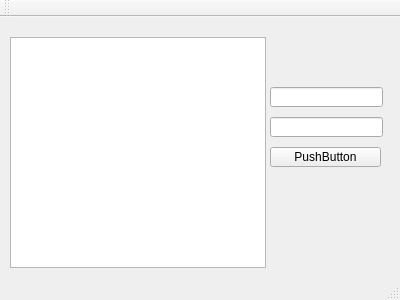
<?xml version="1.0" encoding="UTF-8"?>
<ui version="4.0">
 <class>MainWindow</class>
 <widget class="QMainWindow" name="MainWindow">
  <property name="geometry">
   <rect>
    <x>0</x>
    <y>0</y>
    <width>400</width>
    <height>300</height>
   </rect>
  </property>
  <property name="windowTitle">
   <string>MainWindow</string>
  </property>
  <widget class="QWidget" name="centralWidget">
   <widget class="QLineEdit" name="row">
    <property name="geometry">
     <rect>
      <x>270</x>
      <y>70</y>
      <width>113</width>
      <height>20</height>
     </rect>
    </property>
   </widget>
   <widget class="QPushButton" name="pushButton">
    <property name="geometry">
     <rect>
      <x>270</x>
      <y>130</y>
      <width>111</width>
      <height>20</height>
     </rect>
    </property>
    <property name="text">
     <string>PushButton</string>
    </property>
   </widget>
   <widget class="QLineEdit" name="column">
    <property name="geometry">
     <rect>
      <x>270</x>
      <y>100</y>
      <width>113</width>
      <height>20</height>
     </rect>
    </property>
   </widget>
   <widget class="QGraphicsView" name="graphicsView">
    <property name="geometry">
     <rect>
      <x>10</x>
      <y>20</y>
      <width>256</width>
      <height>231</height>
     </rect>
    </property>
   </widget>
  </widget>
  <widget class="QToolBar" name="mainToolBar">
   <attribute name="toolBarArea">
    <enum>TopToolBarArea</enum>
   </attribute>
   <attribute name="toolBarBreak">
    <bool>false</bool>
   </attribute>
  </widget>
  <widget class="QStatusBar" name="statusBar"/>
 </widget>
 <layoutdefault spacing="6" margin="11"/>
 <resources/>
 <connections/>
</ui>
